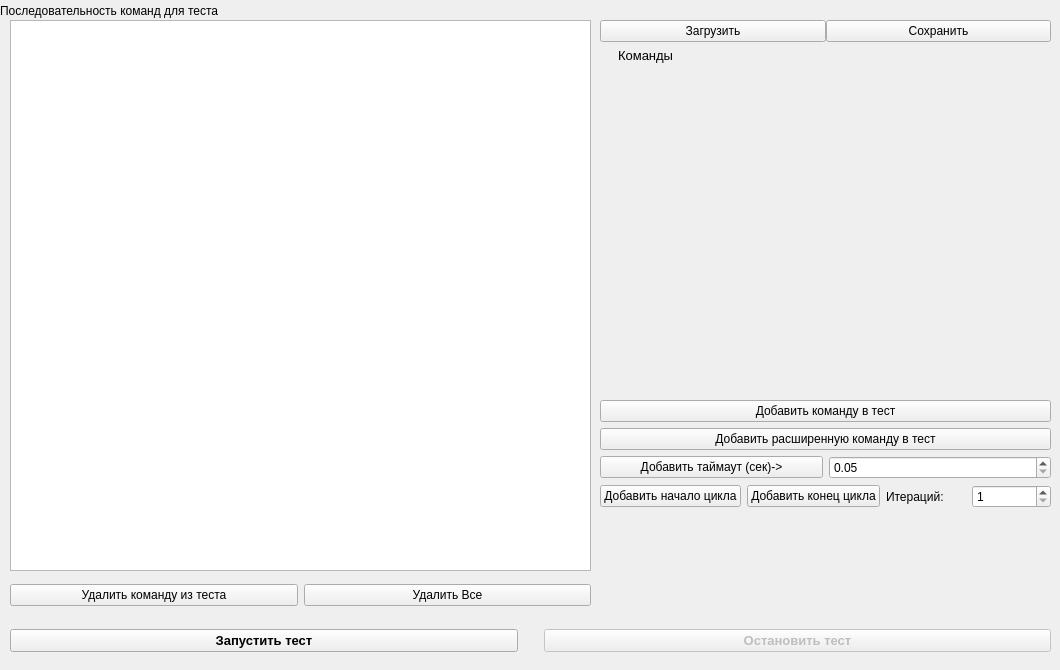
       <widget class="QWidget" name="testSeqTab">
        <attribute name="title">
         <string>Тестовые посл. команд</string>
        </attribute>
        <widget class="QWidget" name="verticalLayoutWidget_7">
         <property name="geometry">
          <rect>
           <x>600</x>
           <y>20</y>
           <width>451</width>
           <height>241</height>
          </rect>
         </property>
         <layout class="QVBoxLayout" name="verticalLayout_18">
          <property name="sizeConstraint">
           <enum>QLayout::SetMaximumSize</enum>
          </property>
          <item>
           <layout class="QHBoxLayout" name="horizontalLayout_39">
            <property name="spacing">
             <number>0</number>
            </property>
            <item>
             <widget class="QPushButton" name="loadTestSeqButton">
              <property name="text">
               <string>Загрузить</string>
              </property>
             </widget>
            </item>
            <item>
             <widget class="QPushButton" name="saveTestSeqButton">
              <property name="text">
               <string>Сохранить</string>
              </property>
             </widget>
            </item>
           </layout>
          </item>
          <item>
           <widget class="QLabel" name="selectCmdLabel">
            <property name="sizePolicy">
             <sizepolicy hsizetype="Preferred" vsizetype="Fixed">
              <horstretch>0</horstretch>
              <verstretch>0</verstretch>
             </sizepolicy>
            </property>
            <property name="font">
             <font>
              <pointsize>10</pointsize>
             </font>
            </property>
            <property name="text">
             <string>     Команды</string>
            </property>
           </widget>
          </item>
          <item>
           <layout class="QVBoxLayout" name="testCommandSelectlLayout"/>
          </item>
         </layout>
        </widget>
        <widget class="QWidget" name="verticalLayoutWidget_8">
         <property name="geometry">
          <rect>
           <x>600</x>
           <y>400</y>
           <width>451</width>
           <height>211</height>
          </rect>
         </property>
         <layout class="QVBoxLayout" name="verticalLayout_25">
          <item>
           <widget class="QPushButton" name="addToTestButton">
            <property name="text">
             <string>Добавить команду в тест</string>
            </property>
           </widget>
          </item>
          <item>
           <widget class="QPushButton" name="addExtendedCmdToTestButton">
            <property name="text">
             <string>Добавить расширенную команду в тест</string>
            </property>
           </widget>
          </item>
          <item>
           <layout class="QHBoxLayout" name="horizontalLayout_40">
            <item>
             <widget class="QPushButton" name="addTimeoutToTestButton">
              <property name="text">
               <string>Добавить таймаут (сек)-&gt;</string>
              </property>
             </widget>
            </item>
            <item>
             <widget class="QDoubleSpinBox" name="testSeqToutSpinBox">
              <property name="minimum">
               <double>0.050000000000000</double>
              </property>
              <property name="singleStep">
               <double>0.050000000000000</double>
              </property>
             </widget>
            </item>
           </layout>
          </item>
          <item>
           <layout class="QHBoxLayout" name="horizontalLayout_41">
            <item>
             <widget class="QPushButton" name="addLoopStartToTestButton">
              <property name="text">
               <string>Добавить начало цикла</string>
              </property>
             </widget>
            </item>
            <item>
             <widget class="QPushButton" name="addLoopEndToTestButton">
              <property name="enabled">
               <bool>true</bool>
              </property>
              <property name="text">
               <string>Добавить конец цикла</string>
              </property>
             </widget>
            </item>
            <item>
             <widget class="QLabel" name="iterCntLabel">
              <property name="text">
               <string>Итераций:</string>
              </property>
             </widget>
            </item>
            <item>
             <widget class="QSpinBox" name="testSeqIterCntSpinBox">
              <property name="minimum">
               <number>1</number>
              </property>
              <property name="maximum">
               <number>255</number>
              </property>
             </widget>
            </item>
           </layout>
          </item>
          <item>
           <spacer name="verticalSpacer_9">
            <property name="orientation">
             <enum>Qt::Vertical</enum>
            </property>
            <property name="sizeHint" stdset="0">
             <size>
              <width>20</width>
              <height>40</height>
             </size>
            </property>
           </spacer>
          </item>
         </layout>
        </widget>
        <widget class="QWidget" name="layoutWidget">
         <property name="geometry">
          <rect>
           <x>600</x>
           <y>260</y>
           <width>451</width>
           <height>141</height>
          </rect>
         </property>
         <layout class="QVBoxLayout" name="testSeqAddressSetLayout"/>
        </widget>
        <widget class="QLabel" name="sequenseLabel">
         <property name="geometry">
          <rect>
           <x>0</x>
           <y>0</y>
           <width>221</width>
           <height>21</height>
          </rect>
         </property>
         <property name="sizePolicy">
          <sizepolicy hsizetype="Expanding" vsizetype="Preferred">
           <horstretch>0</horstretch>
           <verstretch>0</verstretch>
          </sizepolicy>
         </property>
         <property name="text">
          <string>Последовательность команд для теста</string>
         </property>
        </widget>
        <widget class="QTableView" name="testSeqTableView">
         <property name="geometry">
          <rect>
           <x>10</x>
           <y>20</y>
           <width>581</width>
           <height>551</height>
          </rect>
         </property>
         <property name="sizePolicy">
          <sizepolicy hsizetype="Expanding" vsizetype="Expanding">
           <horstretch>0</horstretch>
           <verstretch>0</verstretch>
          </sizepolicy>
         </property>
        </widget>
        <widget class="QWidget" name="layoutWidget">
         <property name="geometry">
          <rect>
           <x>10</x>
           <y>580</y>
           <width>581</width>
           <height>31</height>
          </rect>
         </property>
         <layout class="QHBoxLayout" name="horizontalLayout_38">
          <item>
           <widget class="QPushButton" name="removeFromTestButton">
            <property name="text">
             <string>Удалить команду из теста</string>
            </property>
           </widget>
          </item>
          <item>
           <widget class="QPushButton" name="clearAllTestButton">
            <property name="text">
             <string>Удалить Все</string>
            </property>
           </widget>
          </item>
         </layout>
        </widget>
        <widget class="QWidget" name="horizontalLayoutWidget_2">
         <property name="geometry">
          <rect>
           <x>10</x>
           <y>620</y>
           <width>1041</width>
           <height>41</height>
          </rect>
         </property>
         <layout class="QHBoxLayout" name="horizontalLayout_2">
          <item>
           <widget class="QPushButton" name="testRunButton">
            <property name="font">
             <font>
              <pointsize>10</pointsize>
              <weight>75</weight>
              <bold>true</bold>
             </font>
            </property>
            <property name="text">
             <string>Запустить тест</string>
            </property>
           </widget>
          </item>
          <item>
           <spacer name="horizontalSpacer_2">
            <property name="orientation">
             <enum>Qt::Horizontal</enum>
            </property>
            <property name="sizeType">
             <enum>QSizePolicy::Fixed</enum>
            </property>
            <property name="sizeHint" stdset="0">
             <size>
              <width>20</width>
              <height>20</height>
             </size>
            </property>
           </spacer>
          </item>
          <item>
           <widget class="QPushButton" name="testStopButton">
            <property name="enabled">
             <bool>false</bool>
            </property>
            <property name="font">
             <font>
              <pointsize>10</pointsize>
              <weight>75</weight>
              <bold>true</bold>
             </font>
            </property>
            <property name="text">
             <string>Остановить тест</string>
            </property>
           </widget>
          </item>
         </layout>
        </widget>
       </widget>
